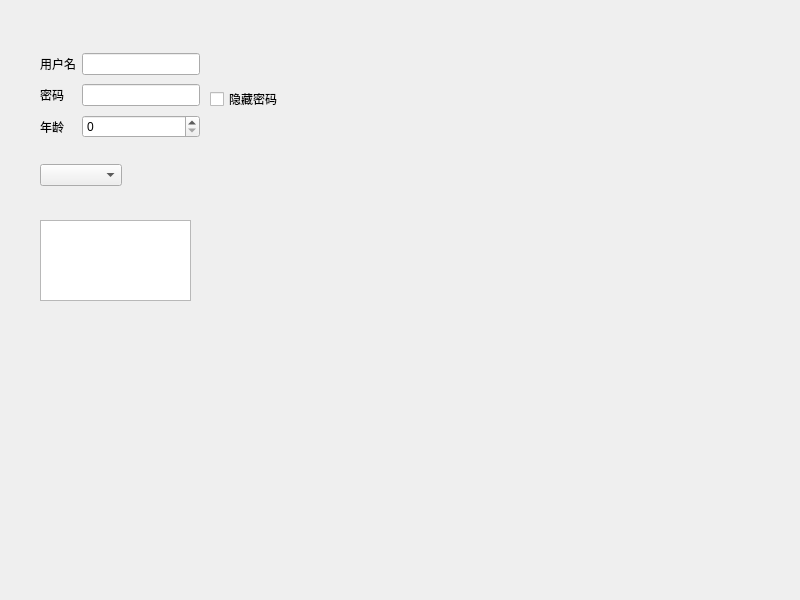
<?xml version="1.0" encoding="UTF-8"?>
<ui version="4.0">
 <class>Widget</class>
 <widget class="QWidget" name="Widget">
  <property name="geometry">
   <rect>
    <x>0</x>
    <y>0</y>
    <width>800</width>
    <height>600</height>
   </rect>
  </property>
  <property name="windowTitle">
   <string>Widget</string>
  </property>
  <widget class="QWidget" name="gridLayoutWidget">
   <property name="geometry">
    <rect>
     <x>40</x>
     <y>50</y>
     <width>160</width>
     <height>91</height>
    </rect>
   </property>
   <layout class="QGridLayout" name="gridLayout">
    <item row="0" column="1">
     <widget class="QLineEdit" name="lineEdit">
      <property name="text">
       <string/>
      </property>
     </widget>
    </item>
    <item row="2" column="1">
     <widget class="QSpinBox" name="spinBox"/>
    </item>
    <item row="2" column="0">
     <widget class="QLabel" name="label_3">
      <property name="text">
       <string>年龄</string>
      </property>
     </widget>
    </item>
    <item row="1" column="0">
     <widget class="QLabel" name="label">
      <property name="text">
       <string>密码</string>
      </property>
     </widget>
    </item>
    <item row="0" column="0">
     <widget class="QLabel" name="label_2">
      <property name="text">
       <string>用户名</string>
      </property>
     </widget>
    </item>
    <item row="1" column="1">
     <widget class="QLineEdit" name="lineEdit_2"/>
    </item>
   </layout>
  </widget>
  <widget class="QWidget" name="verticalLayoutWidget">
   <property name="geometry">
    <rect>
     <x>40</x>
     <y>150</y>
     <width>82</width>
     <height>51</height>
    </rect>
   </property>
   <layout class="QVBoxLayout" name="verticalLayout">
    <item>
     <widget class="QComboBox" name="comboBox"/>
    </item>
   </layout>
  </widget>
  <widget class="QTextEdit" name="textEdit">
   <property name="geometry">
    <rect>
     <x>40</x>
     <y>220</y>
     <width>151</width>
     <height>81</height>
    </rect>
   </property>
  </widget>
  <widget class="QCheckBox" name="checkBox">
   <property name="geometry">
    <rect>
     <x>210</x>
     <y>90</y>
     <width>81</width>
     <height>18</height>
    </rect>
   </property>
   <property name="text">
    <string>隐藏密码</string>
   </property>
  </widget>
 </widget>
 <resources/>
 <connections/>
</ui>
